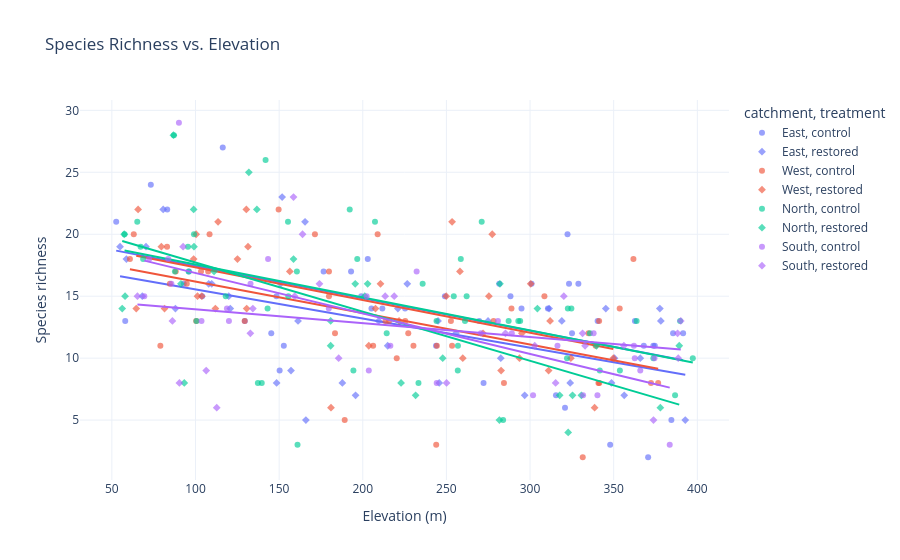

The cell this chart's notebook holds for it:
### Markdown cell above
---
## Scatter with Hover and Trendline

### Code cell
fig = px.scatter(
    sites, x="elevation", y="richness",
    color="catchment", symbol="treatment",
    hover_data={"site_id": True, "nitrate": ":.2f", "ph": ":.2f"},
    trendline="ols",
    title="Species Richness vs. Elevation",
    labels={"elevation": "Elevation (m)", "richness": "Species richness"},
    template="plotly_white"
)
fig.update_traces(marker=dict(size=6, opacity=0.65))
fig.show()

### Figure 1 — Plotly figure (JSON) as saved in the notebook; plotly's stock layout.template omitted (floating-point values rounded to 4 significant figures; data arrays with more than 128 entries replaced by an {"elided": "..."} marker saying what was removed)
{"data": [{"customdata": {"elided": "45x3 mixed values"}, "hovertemplate": "catchment=East<br>treatment=control<br>Elevation (m)=%{x}<br>Species richness=%{y}<br>site_id=%{customdata[0]}<br>nitrate=%{customdata[1]:.2f}<br>ph=%{customdata[2]:.2f}<extra></extra>", "legendgroup": "East, control", "marker": {"color": "#636efa", "opacity": 0.65, "size": 6, "symbol": "circle"}, "mode": "markers", "name": "East, control", "orientation": "v", "showlegend": true, "type": "scatter", "x": [320.9, 391.5, 325.1, 205.2, 129.5, 322.4, 104.0, 310.7, 116.3, 203.0, 52.6, 323.3, 249.1, 272.2, 243.8, 193.0, 152.8, 211.7, 176.6, 368.0, 294.9, 300.9, 145.3, 315.5, 269.6, 58.0, 385.5, 148.4, 370.6, 340.4, 362.7, 281.6, 83.1, 93.0, 225.3, 96.1, 374.6, 384.5, 150.3, 328.9, 199.1, 73.3, 288.3, 347.9, 373.7], "xaxis": "x", "y": [6, 12, 12, 14, 13, 20, 15, 14, 27, 18, 21, 16, 15, 8, 11, 17, 11, 14, 17, 11, 14, 16, 12, 7, 13, 13, 12, 15, 2, 13, 13, 16, 22, 16, 14, 17, 11, 5, 9, 16, 15, 24, 15, 3, 11], "yaxis": "y"}, {"hovertemplate": "<b>OLS trendline</b><br>richness = -0.0261114 * elevation + 20.0503<br>R<sup>2</sup>=0.308457<br><br>catchment=East<br>treatment=control<br>Elevation (m)=%{x}<br>Species richness=%{y} <b>(trend)</b><extra></extra>", "legendgroup": "East, control", "marker": {"color": "#636efa", "opacity": 0.65, "size": 6, "symbol": "circle"}, "mode": "lines", "name": "East, control", "showlegend": false, "type": "scatter", "x": [52.6, 58.0, 73.3, 83.1, 93.0, 96.1, 104.0, 116.3, 129.5, 145.3, 148.4, 150.3, 152.8, 176.6, 193.0, 199.1, 203.0, 205.2, 211.7, 225.3, 243.8, 249.1, 269.6, 272.2, 281.6, 288.3, 294.9, 300.9, 310.7, 315.5, 320.9, 322.4, 323.3, 325.1, 328.9, 340.4, 347.9, 362.7, 368.0, 370.6, 373.7, 374.6, 384.5, 385.5, 391.5], "xaxis": "x", "y": [18.68, 18.54, 18.14, 17.88, 17.62, 17.54, 17.33, 17.01, 16.67, 16.26, 16.18, 16.13, 16.06, 15.44, 15.01, 14.85, 14.75, 14.69, 14.52, 14.17, 13.68, 13.55, 13.01, 12.94, 12.7, 12.52, 12.35, 12.19, 11.94, 11.81, 11.67, 11.63, 11.61, 11.56, 11.46, 11.16, 10.97, 10.58, 10.44, 10.37, 10.29, 10.27, 10.01, 9.984, 9.828], "yaxis": "y"}, {"customdata": [["SITE_003", 4.81, 6.77], ["SITE_048", 3.52, 7.28], ["SITE_055", 4.06, 6.6], ["SITE_062", 13.55, 6.65], ["SITE_067", 3.69, 6.73], ["SITE_073", 3.6, 6.74], ["SITE_075", 4.93, 7.2], ["SITE_076", 2.34, 7.48], ["SITE_079", 3.56, 6.76], ["SITE_081", 2.89, 6.82], ["SITE_098", 8.88, 8.02], ["SITE_111", 2.89, 6.95], ["SITE_112", 5.19, 7.28], ["SITE_113", 5.07, 6.8], ["SITE_127", 7.14, 7.5], ["SITE_130", 8.49, 7.29], ["SITE_131", 2.5, 6.78], ["SITE_139", 5.89, 6.68], ["SITE_143", 5.53, 6.65], ["SITE_147", 5.45, 7.31], ["SITE_155", 2.04, 7.38], ["SITE_160", 3.89, 6.78], ["SITE_171", 4.58, 7.42], ["SITE_174", 6.22, 6.87], ["SITE_189", 5.33, 6.76], ["SITE_205", 10.66, 7.48], ["SITE_213", 2.35, 7.08], ["SITE_222", 4.84, 7.48], ["SITE_227", 2.08, 7.06], ["SITE_266", 7.2, 6.93], ["SITE_276", 4.11, 7.61], ["SITE_277", 7.41, 7.17], ["SITE_278", 12.26, 6.7], ["SITE_279", 5.91, 6.58], ["SITE_286", 7.26, 6.57], ["SITE_292", 4.84, 7.44], ["SITE_295", 6.08, 6.87], ["SITE_296", 10.36, 6.46], ["SITE_297", 5.34, 6.99], ["SITE_300", 8.08, 6.77]], "hovertemplate": "catchment=East<br>treatment=restored<br>Elevation (m)=%{x}<br>Species richness=%{y}<br>site_id=%{customdata[0]}<br>nitrate=%{customdata[1]:.2f}<br>ph=%{customdata[2]:.2f}<extra></extra>", "legendgroup": "East, restored", "marker": {"color": "#636efa", "opacity": 0.65, "size": 6, "symbol": "diamond"}, "mode": "markers", "name": "East, restored", "orientation": "v", "showlegend": true, "type": "scatter", "x": [350.5, 150.9, 296.8, 214.9, 245.7, 348.7, 70.4, 148.5, 245.0, 282.5, 80.7, 209.5, 120.8, 157.1, 165.5, 255.7, 109.7, 324.0, 378.2, 166.0, 88.0, 319.0, 151.8, 377.6, 311.4, 54.9, 119.9, 221.0, 58.7, 107.9, 187.8, 161.3, 226.6, 356.3, 195.7, 68.2, 345.3, 365.9, 392.8, 274.9], "xaxis": "x", "y": [10, 16, 7, 11, 8, 8, 19, 8, 13, 10, 22, 13, 14, 9, 21, 12, 16, 8, 13, 5, 14, 13, 23, 14, 14, 19, 15, 14, 18, 16, 8, 13, 16, 7, 7, 15, 14, 10, 5, 13], "yaxis": "y"}, {"hovertemplate": "<b>OLS trendline</b><br>richness = -0.0235335 * elevation + 17.8971<br>R<sup>2</sup>=0.293051<br><br>catchment=East<br>treatment=restored<br>Elevation (m)=%{x}<br>Species richness=%{y} <b>(trend)</b><extra></extra>", "legendgroup": "East, restored", "marker": {"color": "#636efa", "opacity": 0.65, "size": 6, "symbol": "diamond"}, "mode": "lines", "name": "East, restored", "showlegend": false, "type": "scatter", "x": [54.9, 58.7, 68.2, 70.4, 80.7, 88.0, 107.9, 109.7, 119.9, 120.8, 148.5, 150.9, 151.8, 157.1, 161.3, 165.5, 166.0, 187.8, 195.7, 209.5, 214.9, 221.0, 226.6, 245.0, 245.7, 255.7, 274.9, 282.5, 296.8, 311.4, 319.0, 324.0, 345.3, 348.7, 350.5, 356.3, 365.9, 377.6, 378.2, 392.8], "xaxis": "x", "y": [16.61, 16.52, 16.29, 16.24, 16.0, 15.83, 15.36, 15.32, 15.08, 15.05, 14.4, 14.35, 14.32, 14.2, 14.1, 14.0, 13.99, 13.48, 13.29, 12.97, 12.84, 12.7, 12.56, 12.13, 12.11, 11.88, 11.43, 11.25, 10.91, 10.57, 10.39, 10.27, 9.771, 9.691, 9.649, 9.512, 9.286, 9.011, 8.997, 8.653], "yaxis": "y"}, {"customdata": {"elided": "44x3 mixed values"}, "hovertemplate": "catchment=West<br>treatment=control<br>Elevation (m)=%{x}<br>Species richness=%{y}<br>site_id=%{customdata[0]}<br>nitrate=%{customdata[1]:.2f}<br>ph=%{customdata[2]:.2f}<extra></extra>", "legendgroup": "West, control", "marker": {"color": "#EF553B", "opacity": 0.65, "size": 6, "symbol": "circle"}, "mode": "markers", "name": "West, control", "orientation": "v", "showlegend": true, "type": "scatter", "x": [83.0, 94.8, 179.8, 129.4, 284.4, 341.4, 341.3, 288.9, 60.8, 334.9, 108.4, 225.4, 103.3, 206.2, 183.4, 252.7, 253.4, 171.4, 79.0, 220.3, 215.7, 339.2, 243.9, 63.1, 179.8, 230.3, 107.6, 361.8, 340.9, 227.2, 308.6, 189.2, 244.3, 376.6, 331.5, 213.6, 88.2, 278.2, 353.6, 208.9, 100.4, 372.3, 149.7, 84.7], "xaxis": "x", "y": [19, 16, 15, 13, 8, 8, 13, 14, 18, 12, 20, 13, 17, 11, 12, 13, 11, 20, 11, 10, 13, 11, 3, 20, 17, 11, 17, 18, 8, 12, 15, 5, 11, 8, 2, 13, 17, 13, 14, 20, 13, 8, 22, 16], "yaxis": "y"}, {"hovertemplate": "<b>OLS trendline</b><br>richness = -0.0254082 * elevation + 18.7202<br>R<sup>2</sup>=0.292403<br><br>catchment=West<br>treatment=control<br>Elevation (m)=%{x}<br>Species richness=%{y} <b>(trend)</b><extra></extra>", "legendgroup": "West, control", "marker": {"color": "#EF553B", "opacity": 0.65, "size": 6, "symbol": "circle"}, "mode": "lines", "name": "West, control", "showlegend": false, "type": "scatter", "x": [60.8, 63.1, 79.0, 83.0, 84.7, 88.2, 94.8, 100.4, 103.3, 107.6, 108.4, 129.4, 149.7, 171.4, 179.8, 179.8, 183.4, 189.2, 206.2, 208.9, 213.6, 215.7, 220.3, 225.4, 227.2, 230.3, 243.9, 244.3, 252.7, 253.4, 278.2, 284.4, 288.9, 308.6, 331.5, 334.9, 339.2, 340.9, 341.3, 341.4, 353.6, 361.8, 372.3, 376.6], "xaxis": "x", "y": [17.18, 17.12, 16.71, 16.61, 16.57, 16.48, 16.31, 16.17, 16.1, 15.99, 15.97, 15.43, 14.92, 14.37, 14.15, 14.15, 14.06, 13.91, 13.48, 13.41, 13.29, 13.24, 13.12, 12.99, 12.95, 12.87, 12.52, 12.51, 12.3, 12.28, 11.65, 11.49, 11.38, 10.88, 10.3, 10.21, 10.1, 10.06, 10.05, 10.05, 9.736, 9.527, 9.261, 9.151], "yaxis": "y"}, {"customdata": [["SITE_002", 2.12, 6.76], ["SITE_010", 6.09, 6.88], ["SITE_013", 5.97, 6.99], ["SITE_043", 6.67, 6.95], ["SITE_050", 10.02, 7.25], ["SITE_054", 9.52, 6.9], ["SITE_057", 4.58, 6.9], ["SITE_068", 6.88, 7.03], ["SITE_071", 4.16, 7.22], ["SITE_080", 6.61, 6.88], ["SITE_086", 2.61, 7.1], ["SITE_092", 3.35, 6.73], ["SITE_115", 4.18, 7.61], ["SITE_116", 5.32, 6.89], ["SITE_122", 6.65, 6.97], ["SITE_123", 5.07, 6.61], ["SITE_125", 8.24, 7.58], ["SITE_142", 2.48, 7.19], ["SITE_163", 6.32, 7.61], ["SITE_176", 3.89, 7.39], ["SITE_180", 7.33, 6.61], ["SITE_197", 5.49, 6.93], ["SITE_204", 11.87, 7.61], ["SITE_206", 4.73, 7.29], ["SITE_212", 6.31, 6.82], ["SITE_215", 4.25, 6.58], ["SITE_229", 4.77, 6.49], ["SITE_243", 4.7, 7.42], ["SITE_249", 5.65, 7], ["SITE_256", 6.91, 5.96], ["SITE_260", 4.3, 6.54], ["SITE_261", 4.14, 6.97], ["SITE_262", 12.2, 7.13], ["SITE_268", 4.77, 6.99], ["SITE_282", 4.09, 7.3], ["SITE_285", 7.38, 6.89]], "hovertemplate": "catchment=West<br>treatment=restored<br>Elevation (m)=%{x}<br>Species richness=%{y}<br>site_id=%{customdata[0]}<br>nitrate=%{customdata[1]:.2f}<br>ph=%{customdata[2]:.2f}<extra></extra>", "legendgroup": "West, restored", "marker": {"color": "#EF553B", "opacity": 0.65, "size": 6, "symbol": "diamond"}, "mode": "markers", "name": "West, restored", "orientation": "v", "showlegend": true, "type": "scatter", "x": [203.6, 207.6, 275.4, 295.1, 98.9, 282.7, 210.6, 156.4, 125.1, 324.4, 81.5, 293.7, 111.9, 349.8, 277.4, 79.6, 64.6, 221.7, 130.6, 65.7, 312.0, 259.8, 100.4, 130.4, 253.4, 300.4, 271.9, 131.4, 181.0, 311.1, 258.1, 101.2, 338.6, 103.8, 113.5, 249.9], "xaxis": "x", "y": [11, 14, 15, 12, 18, 9, 16, 17, 18, 10, 14, 10, 14, 10, 20, 19, 14, 13, 14, 22, 13, 10, 20, 22, 21, 16, 12, 19, 6, 9, 17, 15, 6, 15, 21, 15], "yaxis": "y"}, {"hovertemplate": "<b>OLS trendline</b><br>richness = -0.0264325 * elevation + 19.9791<br>R<sup>2</sup>=0.306537<br><br>catchment=West<br>treatment=restored<br>Elevation (m)=%{x}<br>Species richness=%{y} <b>(trend)</b><extra></extra>", "legendgroup": "West, restored", "marker": {"color": "#EF553B", "opacity": 0.65, "size": 6, "symbol": "diamond"}, "mode": "lines", "name": "West, restored", "showlegend": false, "type": "scatter", "x": [64.6, 65.7, 79.6, 81.5, 98.9, 100.4, 101.2, 103.8, 111.9, 113.5, 125.1, 130.4, 130.6, 131.4, 156.4, 181.0, 203.6, 207.6, 210.6, 221.7, 249.9, 253.4, 258.1, 259.8, 271.9, 275.4, 277.4, 282.7, 293.7, 295.1, 300.4, 311.1, 312.0, 324.4, 338.6, 349.8], "xaxis": "x", "y": [18.27, 18.24, 17.88, 17.82, 17.36, 17.33, 17.3, 17.24, 17.02, 16.98, 16.67, 16.53, 16.53, 16.51, 15.85, 15.19, 14.6, 14.49, 14.41, 14.12, 13.37, 13.28, 13.16, 13.11, 12.79, 12.7, 12.65, 12.51, 12.22, 12.18, 12.04, 11.76, 11.73, 11.4, 11.03, 10.73], "yaxis": "y"}, {"customdata": {"elided": "49x3 mixed values"}, "hovertemplate": "catchment=North<br>treatment=control<br>Elevation (m)=%{x}<br>Species richness=%{y}<br>site_id=%{customdata[0]}<br>nitrate=%{customdata[1]:.2f}<br>ph=%{customdata[2]:.2f}<extra></extra>", "legendgroup": "North, control", "marker": {"color": "#00cc96", "opacity": 0.65, "size": 6, "symbol": "circle"}, "mode": "markers", "name": "North, control", "orientation": "v", "showlegend": true, "type": "scatter", "x": [294.1, 244.1, 271.1, 389.7, 118.1, 214.3, 95.5, 283.9, 192.2, 155.5, 386.7, 143.1, 322.6, 207.3, 254.4, 100.6, 256.8, 57.6, 363.7, 87.7, 161.0, 139.6, 397.3, 160.6, 141.9, 322.1, 287.2, 293.0, 95.9, 155.3, 373.7, 87.1, 99.1, 196.7, 258.6, 324.7, 235.8, 262.1, 353.7, 261.1, 194.4, 335.8, 68.7, 256.9, 65.2, 137.3, 67.2, 233.3, 341.7], "xaxis": "x", "y": [13, 13, 21, 13, 15, 12, 19, 5, 22, 15, 7, 14, 14, 21, 15, 13, 9, 20, 13, 17, 3, 8, 10, 17, 26, 10, 13, 13, 17, 21, 10, 28, 20, 18, 18, 14, 16, 15, 9, 13, 9, 12, 18, 11, 21, 8, 19, 8, 9], "yaxis": "y"}, {"hovertemplate": "<b>OLS trendline</b><br>richness = -0.0266472 * elevation + 20.2317<br>R<sup>2</sup>=0.260027<br><br>catchment=North<br>treatment=control<br>Elevation (m)=%{x}<br>Species richness=%{y} <b>(trend)</b><extra></extra>", "legendgroup": "North, control", "marker": {"color": "#00cc96", "opacity": 0.65, "size": 6, "symbol": "circle"}, "mode": "lines", "name": "North, control", "showlegend": false, "type": "scatter", "x": [57.6, 65.2, 67.2, 68.7, 87.1, 87.7, 95.5, 95.9, 99.1, 100.6, 118.1, 137.3, 139.6, 141.9, 143.1, 155.3, 155.5, 160.6, 161.0, 192.2, 194.4, 196.7, 207.3, 214.3, 233.3, 235.8, 244.1, 254.4, 256.8, 256.9, 258.6, 261.1, 262.1, 271.1, 283.9, 287.2, 293.0, 294.1, 322.1, 322.6, 324.7, 335.8, 341.7, 353.7, 363.7, 373.7, 386.7, 389.7, 397.3], "xaxis": "x", "y": [18.7, 18.49, 18.44, 18.4, 17.91, 17.89, 17.69, 17.68, 17.59, 17.55, 17.08, 16.57, 16.51, 16.45, 16.42, 16.09, 16.09, 15.95, 15.94, 15.11, 15.05, 14.99, 14.71, 14.52, 14.01, 13.95, 13.73, 13.45, 13.39, 13.39, 13.34, 13.27, 13.25, 13.01, 12.67, 12.58, 12.42, 12.39, 11.65, 11.64, 11.58, 11.28, 11.13, 10.81, 10.54, 10.27, 9.927, 9.847, 9.645], "yaxis": "y"}, {"customdata": [["SITE_019", 13.97, 6.6], ["SITE_053", 7.87, 7.04], ["SITE_059", 2.14, 7.48], ["SITE_063", 4.58, 6.81], ["SITE_064", 3.86, 7.44], ["SITE_070", 5.47, 7.11], ["SITE_074", 8.76, 6.8], ["SITE_078", 13.86, 6.88], ["SITE_085", 2.52, 7.59], ["SITE_099", 0.91, 7.01], ["SITE_104", 7.99, 6.4], ["SITE_119", 5.7, 6.76], ["SITE_124", 7.48, 6.81], ["SITE_126", 4.11, 7.42], ["SITE_153", 1.45, 7.38], ["SITE_159", 5.8, 7.04], ["SITE_183", 8.6, 7.3], ["SITE_187", 4.45, 7.15], ["SITE_191", 4.98, 6.55], ["SITE_218", 4.85, 7.86], ["SITE_223", 6.21, 6.8], ["SITE_239", 7.04, 7.25], ["SITE_254", 5.23, 6.35], ["SITE_258", 5.42, 7.63], ["SITE_263", 2.63, 6.61], ["SITE_270", 7.54, 7.6], ["SITE_272", 5.57, 7.16], ["SITE_288", 3.65, 6.87], ["SITE_298", 4.79, 6.48], ["SITE_299", 9.17, 6.77]], "hovertemplate": "catchment=North<br>treatment=restored<br>Elevation (m)=%{x}<br>Species richness=%{y}<br>site_id=%{customdata[0]}<br>nitrate=%{customdata[1]:.2f}<br>ph=%{customdata[2]:.2f}<extra></extra>", "legendgroup": "North, restored", "marker": {"color": "#00cc96", "opacity": 0.65, "size": 6, "symbol": "diamond"}, "mode": "markers", "name": "North, restored", "orientation": "v", "showlegend": true, "type": "scatter", "x": [339.7, 325.4, 98.9, 247.8, 317.7, 202.9, 131.9, 281.7, 57.9, 91.3, 389.2, 201.2, 195.5, 222.9, 99.1, 304.4, 231.6, 180.8, 377.9, 93.3, 282.0, 56.2, 136.7, 86.8, 158.6, 57.4, 111.1, 180.8, 330.7, 322.8], "xaxis": "x", "y": [11, 7, 22, 10, 7, 16, 25, 5, 15, 16, 11, 15, 16, 8, 19, 14, 7, 13, 6, 8, 16, 14, 22, 28, 18, 20, 17, 11, 7, 4], "yaxis": "y"}, {"hovertemplate": "<b>OLS trendline</b><br>richness = -0.0396643 * elevation + 21.6839<br>R<sup>2</sup>=0.447211<br><br>catchment=North<br>treatment=restored<br>Elevation (m)=%{x}<br>Species richness=%{y} <b>(trend)</b><extra></extra>", "legendgroup": "North, restored", "marker": {"color": "#00cc96", "opacity": 0.65, "size": 6, "symbol": "diamond"}, "mode": "lines", "name": "North, restored", "showlegend": false, "type": "scatter", "x": [56.2, 57.4, 57.9, 86.8, 91.3, 93.3, 98.9, 99.1, 111.1, 131.9, 136.7, 158.6, 180.8, 180.8, 195.5, 201.2, 202.9, 222.9, 231.6, 247.8, 281.7, 282.0, 304.4, 317.7, 322.8, 325.4, 330.7, 339.7, 377.9, 389.2], "xaxis": "x", "y": [19.45, 19.41, 19.39, 18.24, 18.06, 17.98, 17.76, 17.75, 17.28, 16.45, 16.26, 15.39, 14.51, 14.51, 13.93, 13.7, 13.64, 12.84, 12.5, 11.86, 10.51, 10.5, 9.61, 9.082, 8.88, 8.777, 8.567, 8.21, 6.695, 6.246], "yaxis": "y"}, {"customdata": [["SITE_007", 10.57, 6.93], ["SITE_012", 15.08, 6.27], ["SITE_014", 4.3, 6.96], ["SITE_018", 2.86, 7.46], ["SITE_024", 4.07, 7.14], ["SITE_030", 7.68, 7.18], ["SITE_034", 3.98, 6.98], ["SITE_038", 3.85, 7.78], ["SITE_046", 4.18, 7.41], ["SITE_051", 2.41, 7.09], ["SITE_060", 6.07, 6.92], ["SITE_096", 4.14, 7.15], ["SITE_109", 3.09, 7.06], ["SITE_110", 5.83, 7.61], ["SITE_118", 7.15, 6.96], ["SITE_146", 2.62, 6.64], ["SITE_148", 3.03, 7.04], ["SITE_149", 6.26, 7.1], ["SITE_158", 4.71, 7.22], ["SITE_165", 7.59, 6.75], ["SITE_170", 7.1, 6.67], ["SITE_177", 5.07, 7.16], ["SITE_179", 4.65, 7.22], ["SITE_195", 1.97, 7.44], ["SITE_199", 5.41, 7.38], ["SITE_241", 10.96, 6.65], ["SITE_271", 1.41, 6.85], ["SITE_283", 3.44, 6.87], ["SITE_290", 4.15, 7.93]], "hovertemplate": "catchment=South<br>treatment=control<br>Elevation (m)=%{x}<br>Species richness=%{y}<br>site_id=%{customdata[0]}<br>nitrate=%{customdata[1]:.2f}<br>ph=%{customdata[2]:.2f}<extra></extra>", "legendgroup": "South, control", "marker": {"color": "#ab63fa", "opacity": 0.65, "size": 6, "symbol": "circle"}, "mode": "markers", "name": "South, control", "orientation": "v", "showlegend": true, "type": "scatter", "x": [316.4, 374.4, 338.0, 72.3, 362.6, 289.1, 179.7, 216.5, 331.7, 120.0, 90.1, 270.6, 83.7, 365.9, 301.8, 143.4, 232.2, 203.6, 280.8, 244.2, 383.5, 202.3, 362.1, 103.6, 118.8, 340.3, 69.4, 132.9, 85.6], "xaxis": "x", "y": [11, 10, 12, 18, 10, 12, 14, 11, 7, 13, 29, 12, 18, 9, 7, 18, 17, 9, 13, 8, 3, 15, 11, 13, 14, 7, 15, 16, 16], "yaxis": "y"}, {"hovertemplate": "<b>OLS trendline</b><br>richness = -0.032635 * elevation + 20.1344<br>R<sup>2</sup>=0.518961<br><br>catchment=South<br>treatment=control<br>Elevation (m)=%{x}<br>Species richness=%{y} <b>(trend)</b><extra></extra>", "legendgroup": "South, control", "marker": {"color": "#ab63fa", "opacity": 0.65, "size": 6, "symbol": "circle"}, "mode": "lines", "name": "South, control", "showlegend": false, "type": "scatter", "x": [69.4, 72.3, 83.7, 85.6, 90.1, 103.6, 118.8, 120.0, 132.9, 143.4, 179.7, 202.3, 203.6, 216.5, 232.2, 244.2, 270.6, 280.8, 289.1, 301.8, 316.4, 331.7, 338.0, 340.3, 362.1, 362.6, 365.9, 374.4, 383.5], "xaxis": "x", "y": [17.87, 17.77, 17.4, 17.34, 17.19, 16.75, 16.26, 16.22, 15.8, 15.45, 14.27, 13.53, 13.49, 13.07, 12.56, 12.16, 11.3, 10.97, 10.7, 10.29, 9.809, 9.309, 9.104, 9.029, 8.317, 8.301, 8.193, 7.916, 7.619], "yaxis": "y"}, {"customdata": [["SITE_021", 4.91, 6.42], ["SITE_022", 5.23, 6.84], ["SITE_027", 6.78, 6.91], ["SITE_028", 3.44, 7.44], ["SITE_032", 7.76, 6.25], ["SITE_033", 7.69, 6.76], ["SITE_044", 3.13, 6.48], ["SITE_047", 4.35, 6.99], ["SITE_087", 7.36, 6.72], ["SITE_089", 5.78, 7.14], ["SITE_129", 4.9, 7.42], ["SITE_132", 3.21, 6.75], ["SITE_138", 4.54, 7.02], ["SITE_144", 5.09, 6.88], ["SITE_156", 5.88, 6.79], ["SITE_168", 3.66, 7.3], ["SITE_185", 6.87, 6.47], ["SITE_192", 3.47, 7.3], ["SITE_196", 1.37, 7.07], ["SITE_198", 10.4, 7.1], ["SITE_200", 2.46, 6.76], ["SITE_202", 5.68, 6.39], ["SITE_209", 3.22, 7.2], ["SITE_214", 5.84, 6.48], ["SITE_233", 6.07, 6.38], ["SITE_255", 5.34, 7.59], ["SITE_269", 2.08, 7.58]], "hovertemplate": "catchment=South<br>treatment=restored<br>Elevation (m)=%{x}<br>Species richness=%{y}<br>site_id=%{customdata[0]}<br>nitrate=%{customdata[1]:.2f}<br>ph=%{customdata[2]:.2f}<extra></extra>", "legendgroup": "South, restored", "marker": {"color": "#ab63fa", "opacity": 0.65, "size": 6, "symbol": "diamond"}, "mode": "markers", "name": "South, restored", "orientation": "v", "showlegend": true, "type": "scatter", "x": [315.3, 174.1, 213.4, 65.3, 388.6, 164.0, 159.3, 185.6, 302.8, 106.4, 86.2, 373.8, 218.8, 250.1, 285.3, 332.9, 320.2, 134.3, 112.7, 356.1, 158.6, 390.1, 92.6, 331.4, 388.2, 132.8, 90.4], "xaxis": "x", "y": [8, 16, 15, 15, 10, 20, 15, 10, 11, 9, 13, 5, 15, 8, 12, 11, 15, 14, 6, 11, 23, 13, 19, 12, 12, 12, 8], "yaxis": "y"}, {"hovertemplate": "<b>OLS trendline</b><br>richness = -0.0111798 * elevation + 15.0564<br>R<sup>2</sup>=0.086999<br><br>catchment=South<br>treatment=restored<br>Elevation (m)=%{x}<br>Species richness=%{y} <b>(trend)</b><extra></extra>", "legendgroup": "South, restored", "marker": {"color": "#ab63fa", "opacity": 0.65, "size": 6, "symbol": "diamond"}, "mode": "lines", "name": "South, restored", "showlegend": false, "type": "scatter", "x": [65.3, 86.2, 90.4, 92.6, 106.4, 112.7, 132.8, 134.3, 158.6, 159.3, 164.0, 174.1, 185.6, 213.4, 218.8, 250.1, 285.3, 302.8, 315.3, 320.2, 331.4, 332.9, 356.1, 373.8, 388.2, 388.6, 390.1], "xaxis": "x", "y": [14.33, 14.09, 14.05, 14.02, 13.87, 13.8, 13.57, 13.56, 13.28, 13.28, 13.22, 13.11, 12.98, 12.67, 12.61, 12.26, 11.87, 11.67, 11.53, 11.48, 11.35, 11.33, 11.08, 10.88, 10.72, 10.71, 10.7], "yaxis": "y"}], "layout": {"legend": {"title": {"text": "catchment, treatment"}, "tracegroupgap": 0}, "title": {"text": "Species Richness vs. Elevation"}, "xaxis": {"anchor": "y", "domain": [0, 1], "title": {"text": "Elevation (m)"}}, "yaxis": {"anchor": "x", "domain": [0, 1], "title": {"text": "Species richness"}}}}
